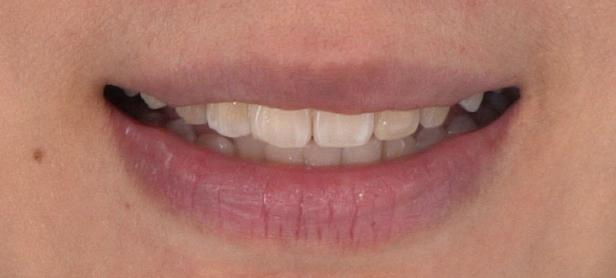
#> input picture scikit-image-test/material/00218_mouth.jpg, 616 x 278 px
$ python plot_canny.py
#> lines starting #> are read from the running program, lines starting #| are printed output that depends on the picture; after the words box and inside, x2 and y2 are one past the last pixel; in counts of white or black regions, pixels touching at a corner belong together
"""
===================
Canny edge detector
===================

The Canny filter is a multi-stage edge detector. It uses a filter based on the
derivative of a Gaussian in order to compute the intensity of the gradients.The
Gaussian reduces the effect of noise present in the image. Then, potential
edges are thinned down to 1-pixel curves by removing non-maximum pixels of the
gradient magnitude. Finally, edge pixels are kept or removed using hysteresis
thresholding on the gradient magnitude.

The Canny has three adjustable parameters: the width of the Gaussian (the
noisier the image, the greater the width), and the low and high threshold for
the hysteresis thresholding.

"""
import numpy as np
import matplotlib.pyplot as plt
from scipy import ndimage as ndi

from skimage import feature
from skimage.io import imread


# [7 lines of commented-out code are left out]

im = imread('material/00218_mouth.jpg', as_gray=True)
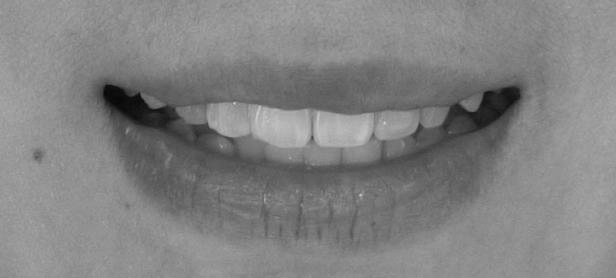
#> im: shape (278, 616) float64; min 0.0251, max 0.801, mean 0.512

# Compute the Canny filter for two values of sigma
edges1 = feature.canny(im, sigma=1)
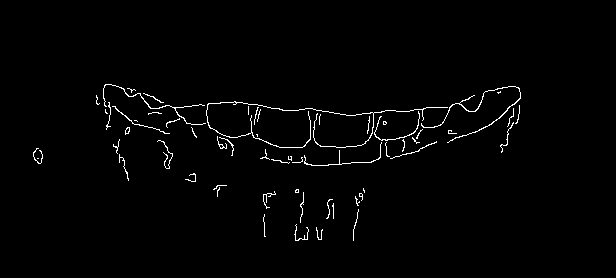
#> edges1: shape (278, 616) bool; 1.5% white in thin lines or dots, all inside (x1, y1, x2, y2) = (33, 84, 521, 241)
edges2 = feature.canny(im, sigma=3)
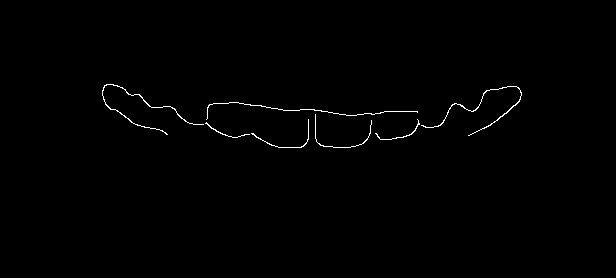
#> edges2: shape (278, 616) bool; 0.6% white in thin lines or dots, all inside (x1, y1, x2, y2) = (102, 84, 522, 148)

# display results
fig, (ax1, ax2, ax3) = plt.subplots(nrows=1, ncols=3, figsize=(8, 3),
                                    sharex=True, sharey=True)

ax1.imshow(im, cmap=plt.cm.gray)
ax1.axis('off')
ax1.set_title('noisy image', fontsize=20)

ax2.imshow(edges1, cmap=plt.cm.gray)
ax2.axis('off')
ax2.set_title(r'Canny filter, $\sigma=1$', fontsize=20)

ax3.imshow(edges2, cmap=plt.cm.gray)
ax3.axis('off')
ax3.set_title(r'Canny filter, $\sigma=3$', fontsize=20)

fig.tight_layout()

plt.show()
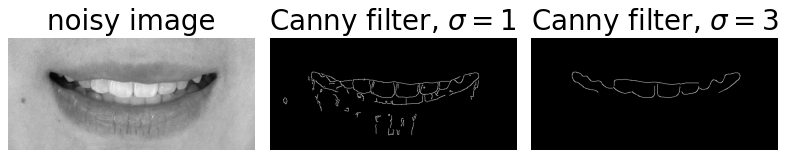
#> figure drawn by matplotlib, 3 panels
